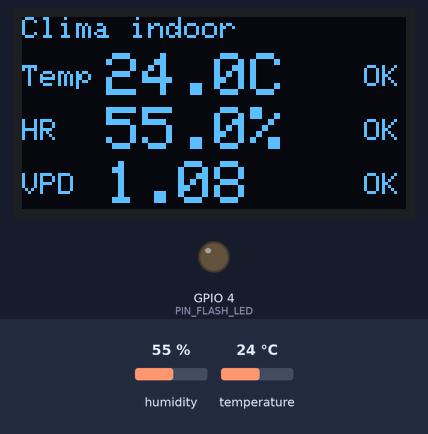
This sketch was run on a simulated ESP32. On the bench: 128×64 one-colour display, output pins drawn as LEDs (lit = HIGH). Wiring (inferred from the names in the program): SSD1306 OLED at I2C address 0x3C. The test bench sets the inputs (shaded band); at power-on: humidity 55 %, temperature 24 °C. What the sketch prints to the serial monitor is not drawn.

Above: at 2.7 s.
2.8 s: humidity set to 22 %
At 4.8 s:
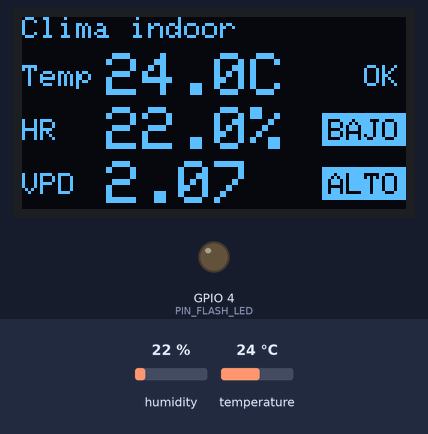
5.7 s: temperature set to 12 °C
At 7.6 s:
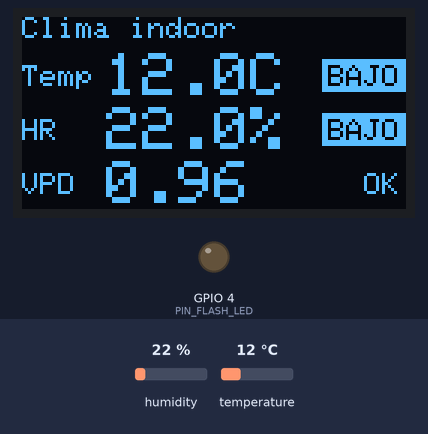
8.6 s: humidity set to 40 %
At 10.6 s:
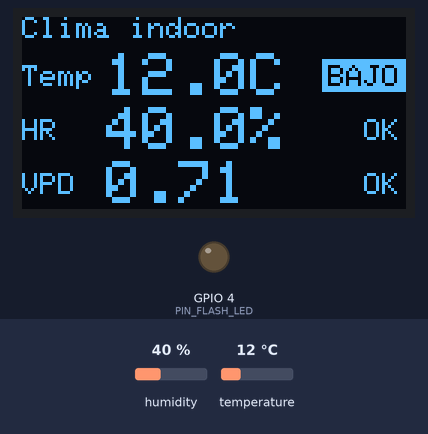
11.6 s: temperature set to 28 °C
At 13.3 s:
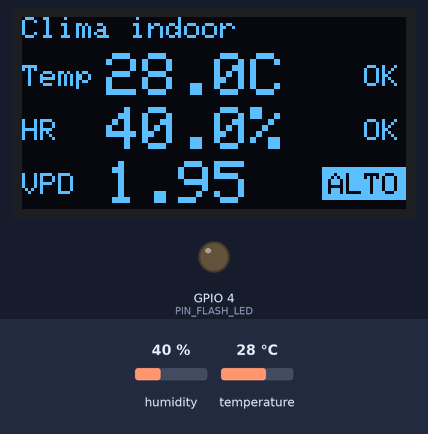
14.5 s: temperature set to 33 °C
At 17.3 s:
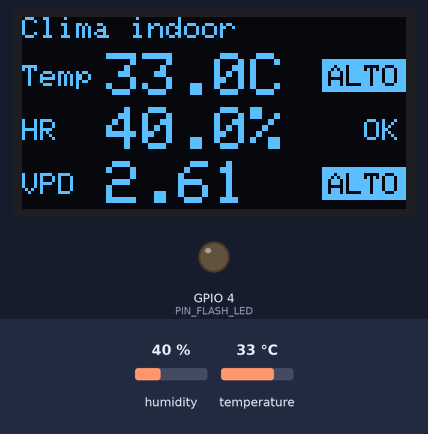
17.6 s: humidity set to 88 %
At 19.1 s:
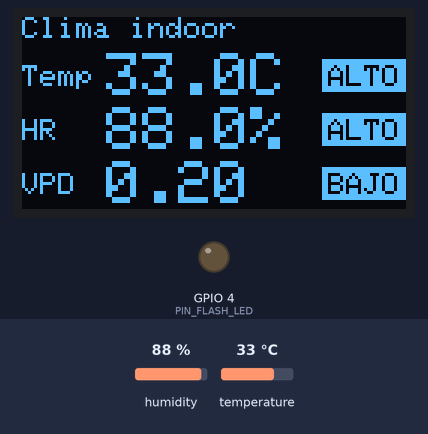
Timing chart, 0 to 20.6 s (numbered marks = the images above; inputs shaded):
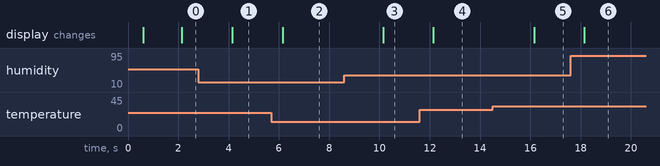

The sketch:

equipo_cam_oled.ino
```cpp
/*
  ============================================================================
   EQUIPO SIMPLE — Temperatura / Humedad / VPD
   ESP32-CAM (AI Thinker) + OLED 0.96" 128x64 I2C (SSD1306) + SHT30
  ============================================================================
   Conexiones (OLED y SHT30 comparten el mismo bus I2C):
     OLED VCC  -> 3V3        SHT30 rojo     -> 3V3
     OLED GND  -> GND        SHT30 negro    -> GND
     OLED SDA  -> GPIO 14    SHT30 verde    -> GPIO 14
     OLED SCL  -> GPIO 15    SHT30 amarillo -> GPIO 15

   Librerías (ya usadas por el equipo principal):
     Adafruit SHT31, Adafruit GFX, Adafruit BusIO

   Placa en Arduino IDE: "AI Thinker ESP32-CAM"
   Para subir: base ESP32-CAM-MB por USB, o adaptador USB-TTL con GPIO0 a GND.
  ============================================================================
*/

#include <Wire.h>
#include <Adafruit_GFX.h>
#include <Adafruit_SHT31.h>

// ---------------------------------------------------------------------------
// Pines y ajustes
// ---------------------------------------------------------------------------
#define PIN_SDA        14
#define PIN_SCL        15
#define PIN_FLASH_LED   4    // LED blanco de la ESP32-CAM: se mantiene apagado

const float LEAF_OFFSET = -1.5f;   // temp. hoja - temp. aire (LED: -1 a -2 °C)

// Rangos generales (mismos del modo "Monitor" del equipo principal)
struct Range { float lo, hi; };
const Range R_T   = { 18.0f, 28.0f };
const Range R_RH  = { 40.0f, 70.0f };
const Range R_VPD = {  0.4f,  1.6f };

const uint32_t READ_MS = 2000;

// ---------------------------------------------------------------------------
// OLED SSD1306 mínimo: se dibuja en un lienzo de Adafruit GFX y se envía por I2C
// ---------------------------------------------------------------------------
GFXcanvas1 canvas(128, 64);
uint8_t oledAddr = 0;

void oledCmd(uint8_t c) {
  Wire.beginTransmission(oledAddr);
  Wire.write(0x00);
  Wire.write(c);
  Wire.endTransmission();
}

bool oledBegin() {
  for (uint8_t a : { 0x3C, 0x3D }) {
    Wire.beginTransmission(a);
    if (Wire.endTransmission() == 0) { oledAddr = a; break; }
  }
  if (!oledAddr) return false;
  const uint8_t init[] = {
    0xAE, 0xD5, 0x80, 0xA8, 0x3F, 0xD3, 0x00, 0x40, 0x8D, 0x14, 0x20, 0x00,
    0xA1, 0xC8, 0xDA, 0x12, 0x81, 0xCF, 0xD9, 0xF1, 0xDB, 0x40, 0xA4, 0xA6, 0xAF
  };
  for (uint8_t c : init) oledCmd(c);
  return true;
}

// El lienzo guarda filas de bits; el SSD1306 espera "páginas" de 8 filas verticales.
void oledShow() {
  if (!oledAddr) return;
  oledCmd(0x21); oledCmd(0); oledCmd(127);
  oledCmd(0x22); oledCmd(0); oledCmd(7);
  const uint8_t* buf = canvas.getBuffer();
  for (int page = 0; page < 8; page++) {
    for (int x0 = 0; x0 < 128; x0 += 16) {
      Wire.beginTransmission(oledAddr);
      Wire.write(0x40);
      for (int x = x0; x < x0 + 16; x++) {
        uint8_t b = 0;
        for (int bit = 0; bit < 8; bit++) {
          int y = page * 8 + bit;
          if (buf[y * 16 + (x >> 3)] & (0x80 >> (x & 7))) b |= (1 << bit);
        }
        Wire.write(b);
      }
      Wire.endTransmission();
    }
  }
}

// ---------------------------------------------------------------------------
// Sensor y VPD
// ---------------------------------------------------------------------------
Adafruit_SHT31 sht;
bool shtOk = false;

float svp(float t) { return 0.61078f * expf(17.27f * t / (t + 237.3f)); }
float calcVpd(float tAir, float rh) { return svp(tAir + LEAF_OFFSET) - svp(tAir) * rh / 100.0f; }

const char* rangeTag(float v, const Range& r) {
  if (v < r.lo) return "BAJO";
  if (v > r.hi) return "ALTO";
  return "OK";
}

// ---------------------------------------------------------------------------
// Pantalla
// ---------------------------------------------------------------------------
void drawRow(int y, const char* label, const char* value, const char* tag) {
  canvas.setTextSize(1);
  canvas.setCursor(0, y + 4);
  canvas.print(label);
  canvas.setTextSize(2);
  canvas.setCursor(28, y);
  canvas.print(value);
  canvas.setTextSize(1);
  int16_t x1, y1; uint16_t w, h;
  canvas.getTextBounds(tag, 0, 0, &x1, &y1, &w, &h);
  if (strcmp(tag, "OK") != 0) {   // fuera de rango: etiqueta en negativo
    canvas.fillRect(127 - w - 3, y + 2, w + 4, 11, 1);
    canvas.setTextColor(0);
  }
  canvas.setCursor(127 - w - 1, y + 4);
  canvas.print(tag);
  canvas.setTextColor(1);
}

void drawScreen(float t, float rh, float vpd) {
  canvas.fillScreen(0);
  canvas.setTextColor(1);
  canvas.setTextSize(1);
  canvas.setCursor(0, 0);
  canvas.print("Clima indoor");
  if (shtOk) {
    char b[12];
    snprintf(b, sizeof b, "%.1fC", t);    drawRow(12, "Temp", b, rangeTag(t, R_T));
    snprintf(b, sizeof b, "%.1f%%", rh);  drawRow(30, "HR",   b, rangeTag(rh, R_RH));
    snprintf(b, sizeof b, "%.2f", vpd);   drawRow(48, "VPD",  b, rangeTag(vpd, R_VPD));
  } else {
    canvas.setTextSize(2);
    canvas.setCursor(0, 22);
    canvas.print("Sin sensor");
    canvas.setTextSize(1);
    canvas.setCursor(0, 46);
    canvas.print("SDA 14  SCL 15");
  }
  oledShow();
}

// ---------------------------------------------------------------------------
void setup() {
  pinMode(PIN_FLASH_LED, OUTPUT);
  digitalWrite(PIN_FLASH_LED, LOW);

  Serial.begin(115200);
  delay(500);
  Serial.println("\nEquipo simple ESP32-CAM: T / HR / VPD");

  Wire.begin(PIN_SDA, PIN_SCL);
  Wire.setClock(400000);

  if (oledBegin()) Serial.printf("OLED en 0x%02X\n", oledAddr);
  else             Serial.println("OLED NO encontrada: revisa SDA 14 / SCL 15");

  shtOk = sht.begin(0x44) || sht.begin(0x45);
  Serial.println(shtOk ? "SHT30 OK" : "SHT30 NO encontrado");
  drawScreen(0, 0, 0);
}

void loop() {
  static uint32_t last = 0;
  if (millis() - last < READ_MS) return;
  last = millis();

  if (!shtOk) shtOk = sht.begin(0x44) || sht.begin(0x45);   // reintenta si se desconectó

  float t = NAN, rh = NAN;
  if (shtOk) {
    t  = sht.readTemperature();
    rh = sht.readHumidity();
    if (isnan(t) || isnan(rh)) shtOk = false;
  }

  float vpd = shtOk ? calcVpd(t, rh) : NAN;
  if (shtOk) Serial.printf("T=%.1f C  HR=%.1f %%  VPD=%.2f kPa\n", t, rh, vpd);
  else       Serial.println("Sin lectura del sensor");
  drawScreen(t, rh, vpd);
}
```

Measured:
- after the input at 2.8 s, the display: changes after 1.3 s (image 1)
- after the input at 5.7 s, the display: changes after 0.45 s (image 2)
- after the input at 8.6 s, the display: changes after 1.5 s (image 3)
- after the input at 11.6 s, the display: changes after 0.55 s (image 4)
- after the input at 14.5 s, the display: changes after 1.6 s (image 5)
- after the input at 17.6 s, the display: changes after 0.55 s (image 6)
